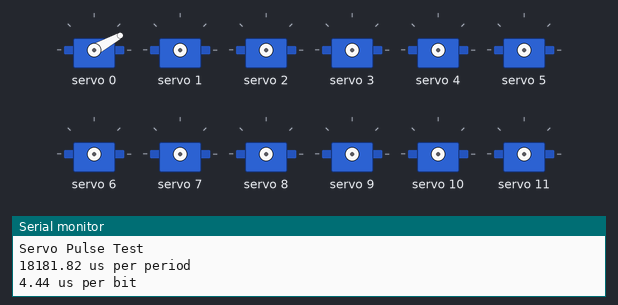
Bench run of a sketch on a simulated Arduino Uno, built with avr-gcc and run on an emulated ATmega328P. Shown: 12 × servo, the last lines printed to the serial monitor.

Above: at 0.05 s.
At 0.85 s:
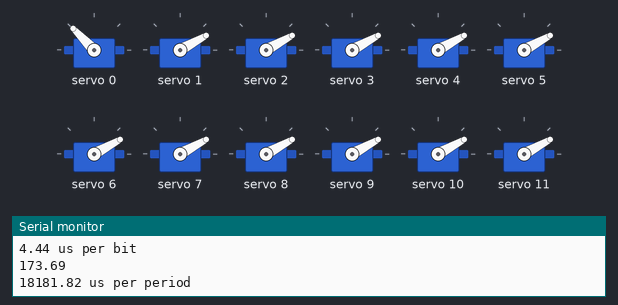
At 1.0 s:
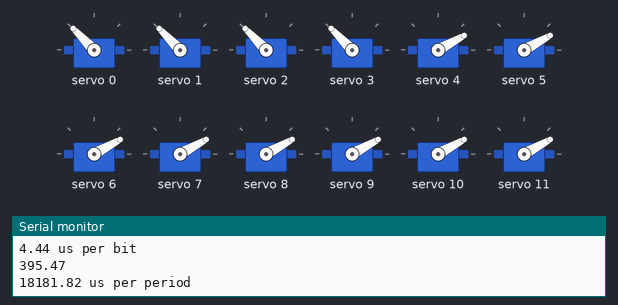
At 1.1 s:
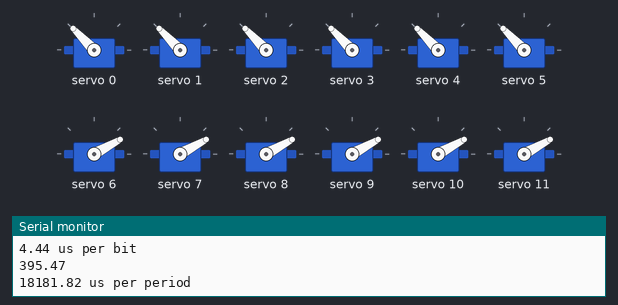
At 1.2 s:
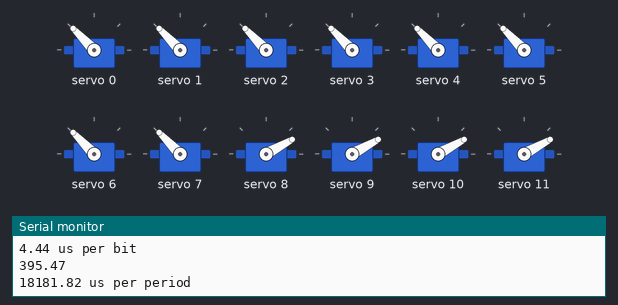
At 1.6 s:
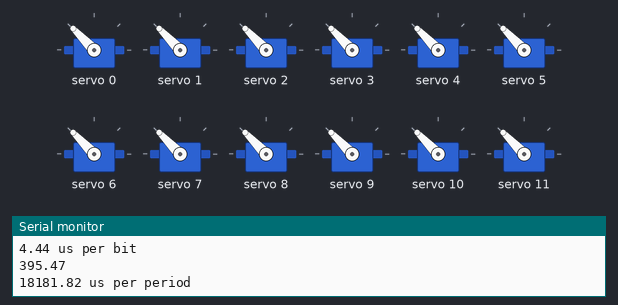
Timing chart, 0 to 3.8 s (numbered marks = the images above):
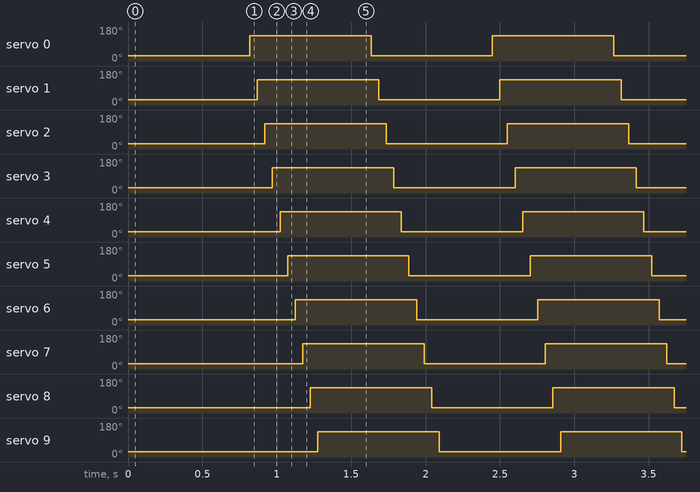

The sketch:

ServoSG90Test.ino
```cpp
#include <Wire.h>
#include <Servo.h>
#include <Adafruit_PWMServoDriver.h>

//パルス幅の範囲(単位:sec)
//0.771msのpulseで0°
//2.193msのpulseで130°[要検証]
#define SERVO_PULSE_MIN_SEC 0.771
#define SERVO_PULSE_MAX_SEC 2.193

//サーボの可動範囲
#define SERVO_MIN_DEGREE  0
#define SERVO_MAX_DEGREE  130

//パルス幅の範囲(0から4096まで)
#define SERVO_MIN 0
#define SERVO_MAX 4096

//入力された角度からパルス幅を求める
double degree2Pulse( double degree ){
  double oneDigreePulse = ( SERVO_PULSE_MAX_SEC - SERVO_PULSE_MIN_SEC )
      / SERVO_MAX_DEGREE;
  double pulse = ( degree * oneDigreePulse ) + SERVO_PULSE_MIN_SEC;
  return pulse;
}

//Adafruitドライバの初期化
Adafruit_PWMServoDriver pwm = Adafruit_PWMServoDriver();

void setServoPulse(uint8_t n, double pulse) {
  double pulselength;

  pulselength = 1000000;   // 1,000,000 us per second
  // 1秒は1000000マイクロ秒
  pulselength /= 55;   // 60 Hz
  Serial.print(pulselength); Serial.println(" us per period");
  pulselength /= 4096;  // 12 bits of resolution
  //分解能は12bit
  Serial.print(pulselength); Serial.println(" us per bit");
  pulse *= 1000;
  pulse /= pulselength;
  Serial.println(pulse);
  pwm.setPWM(n, 0, pulse);
}

void setup(){

  //Serial out
  Serial.begin(9600);
  Serial.println("Servo Pulse Test");

  //Adafruit Driver Seting
  pwm.begin();
  pwm.setPWMFreq(50);

}

void loop(){

  double degreetemp;

  for( int i = 0; i < 16; i++ ){
    setServoPulse( i , degree2Pulse( 0 /*i < 90?0:90*/ ) );
  }

  for( int i = 0; i <= 120; i+=30){
    degreetemp = degree2Pulse( 90 );
    for( int j = 0; j < 16; j++ ){
      setServoPulse( j , degreetemp );
    }

    degreetemp = degree2Pulse( 0 );
    for( int j = 0; j < 16; j++ ){
      setServoPulse( j , degreetemp );
    }

    //delay(1);
    if( i > 119.0 ) i = 0;
    else;
  }
}
```

Measured:
- by itself, servo 0–11: alternates 134° for 0.82 s and 29° for 0.82 s
